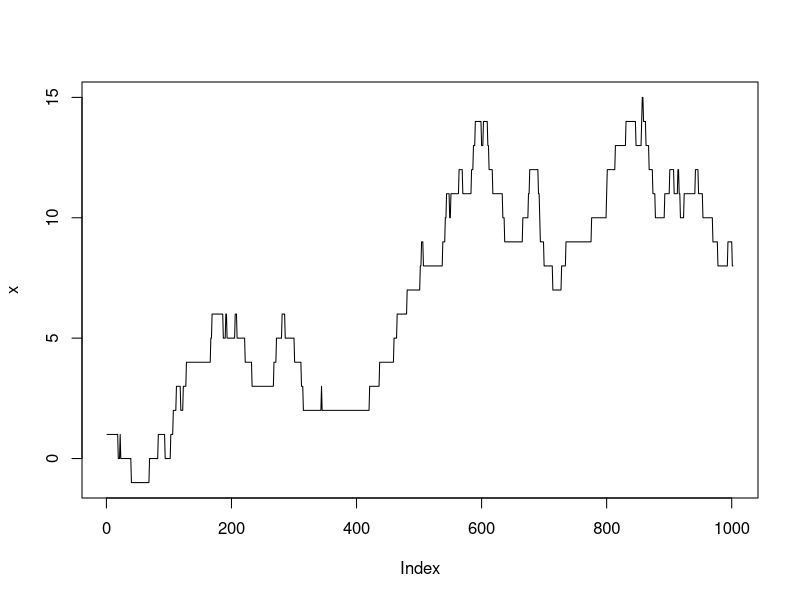

This figure's R source:

t<-seq(0,1,0.001)
r1<-runif(length(t))
#f<-lam*exp(-lam*t)
# simulate alive to dead markov chain
muAD<- 0.1
x<-NULL
y<-NULL
x[1]<-1
for (i in 1:length(t)){
r1<-runif(1)
	if (r1>muAD){
		
x[i+1]<-x[i]
} else {
	if (r1<0.05){
x[i+1]<-x[i]+1
	} else {
		x[i+1]<-x[i]-1
	}
	
}
}

plot(x,type="l")
